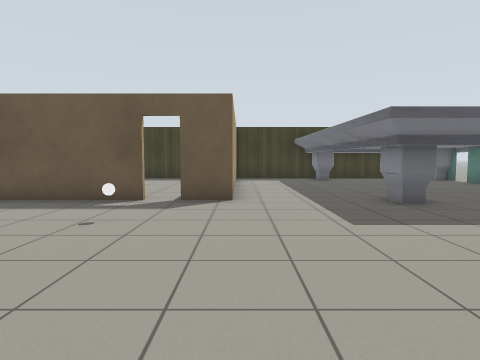
view 1 (above)

16 first-person views from a walk through a world built for the Gazebo simulator. The camera is 1 m above the floor, tilts 4° down and sees 75° across. The floor is counted in squares, 1 m on a side. Each view is taken from the middle of a square. On the plan, view 1 faces up. The plan holds only what a view shows up to about 12 squares ahead; the rest is blank. The robots in the file are not drawn. Simple patterns stand in for the simulator's built-in surfaces.

view 2
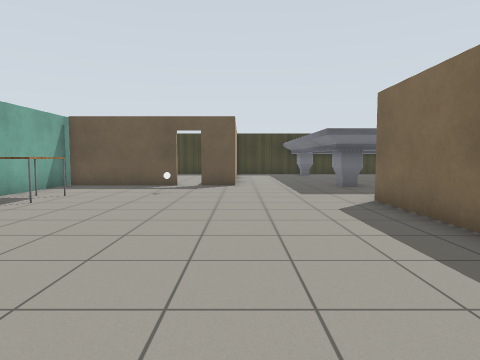

view 3
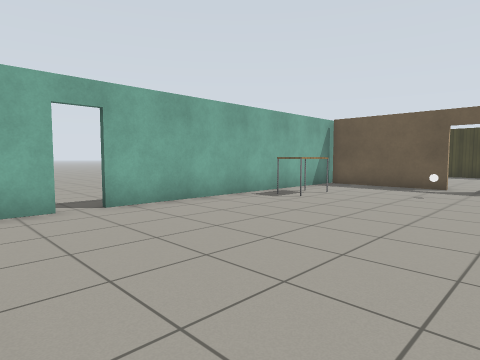

view 4
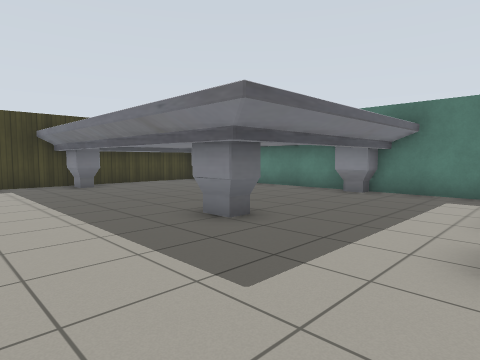

view 5
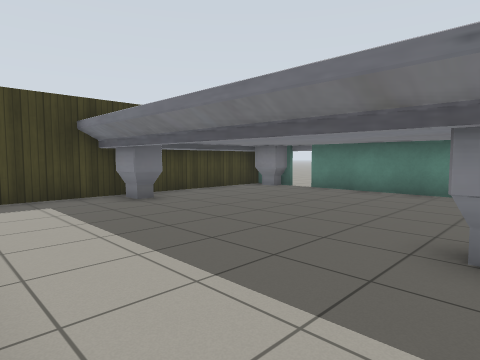

view 6
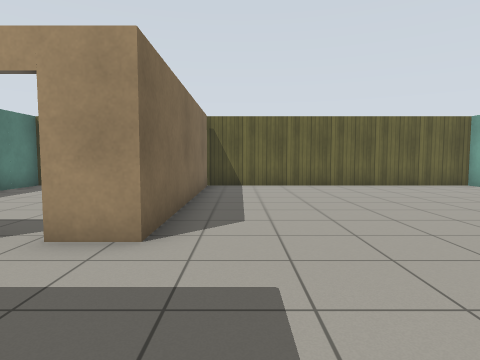

view 7
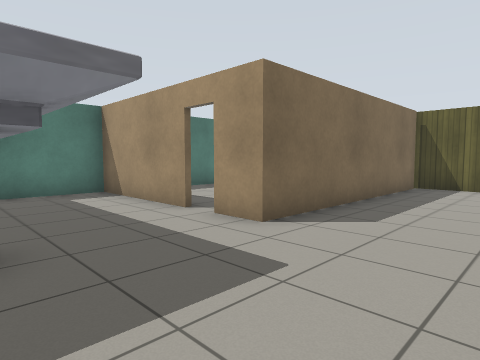

view 8
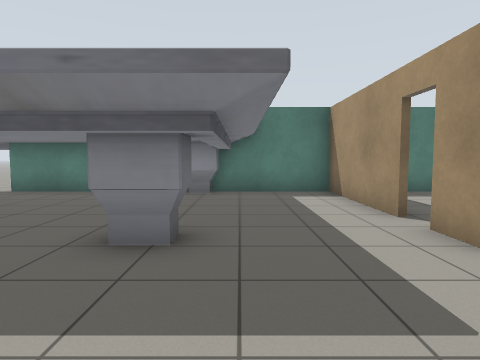

view 9
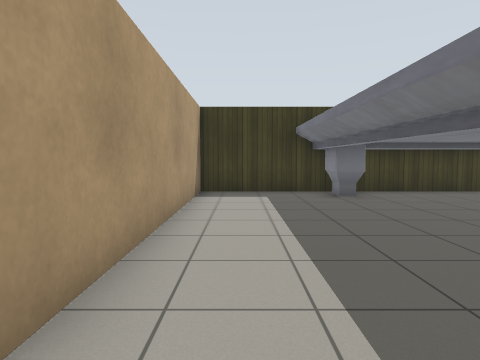

view 10
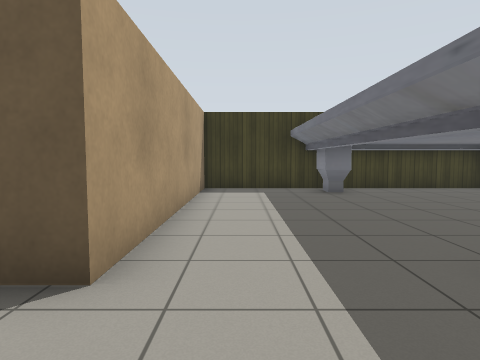

view 11
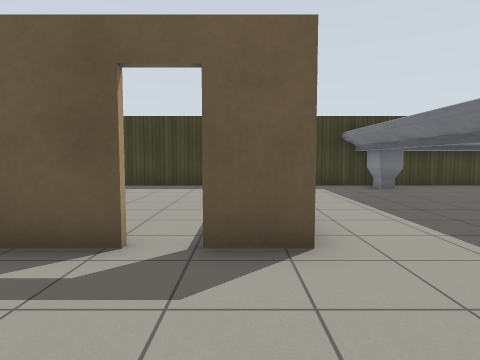

view 12
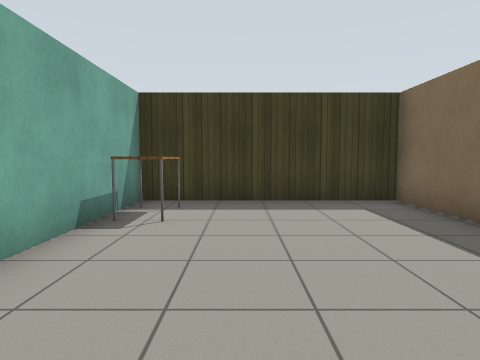

view 13
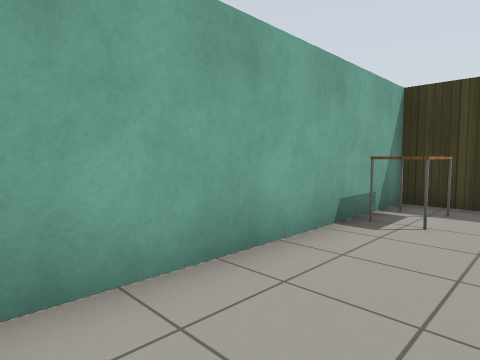

view 14
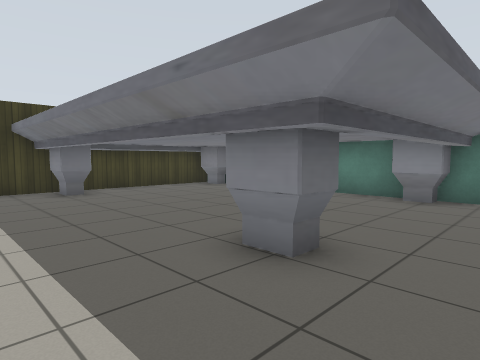

view 15
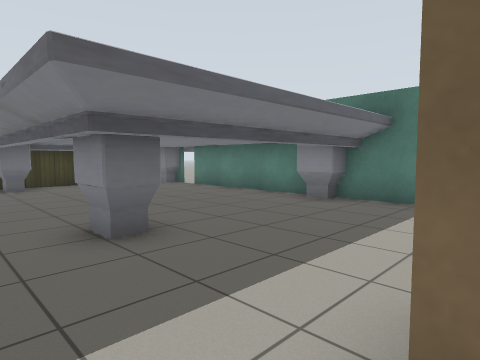

view 16
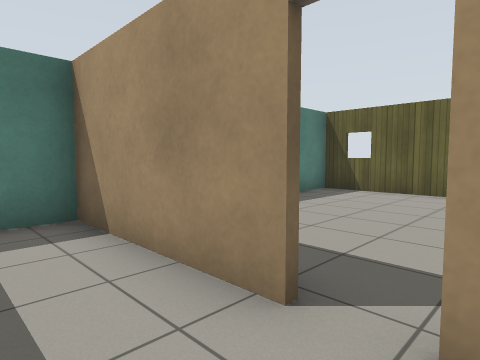

### Floor plan
Key: @ floor where view 1 was taken; # wall or solid block; . floor; D open door; T marble table; A table; O other object.
Columns run from 8 left of view 1 to 10 right of it. Each row starts with its distance up from view 1.
 15   #########TTTTTTT
 14   AA....#..TTTTTTTT
 13   AA....#..TTTTTTTT
 12   #.....#..T TTTTT
 11   #.....#..TTTTTTT
 10   #.... #..T TTTTT
  9   #.... #..T  TTTT
  8   # ..D##..TT TTTT
  7   ####D#...TTTTTTT
  6   #........TTTTTTT
  5   #...O..........#
  4   #A.............#
  3   #A.......##D####
  2   #........# ....#
  1   #........# ....#
  0   #.....@..# ....#
 -1 ..#........# ....#
 -2 ..D........# ....#
 -3   #........#  ...#
 -4   #........#     #
 -5   ##########  ####

Positions as (right, up) in squares from view 1, and headings:
1: (0, 0), facing up
2: (0, -4), facing up
3: (0, -4), facing up-left
4: (0, 3), facing up-right
5: (0, 7), facing up-right
6: (2, 7), facing down
7: (0, 7), facing down-right
8: (0, 6), facing right
9: (1, 6), facing up
10: (1, 5), facing up
11: (-1, 4), facing up
12: (-4, 8), facing up
13: (-4, 8), facing up-left
14: (1, 5), facing up-right
15: (2, 3), facing up-right
16: (4, 5), facing down-right
